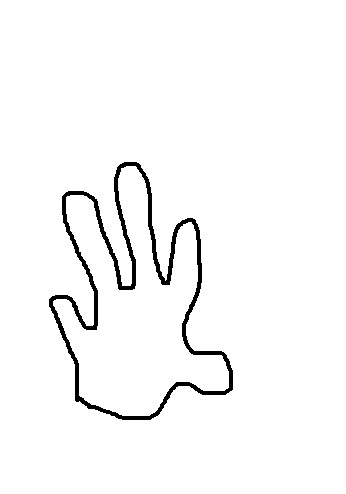
#> input picture files/images/hands.jpg, 346 x 494 px
$ python 19_convex_hull.py   (older library calls are emulated)
#> lines starting #> are read from the running program, lines starting #| are printed output that depends on the picture; after the words box and inside, x2 and y2 are one past the last pixel; in counts of white or black regions, pixels touching at a corner belong together
import cv2
import numpy as np

image=cv2.imread('images/hands.jpg')
#> image is the input picture: shape (494, 346, 3); min 0, max 255, mean 247.8
gray=cv2.cvtColor(image , cv2.COLOR_BGR2GRAY)
ret,thresh=cv2.threshold(image,176,255,0)
#> thresh: shape (494, 346, 3); 97.2% white; 1 black region, box (x1, y1, x2, y2) and area: (49, 162, 233, 420) 4790
edged=cv2.Canny(thresh,50,200)
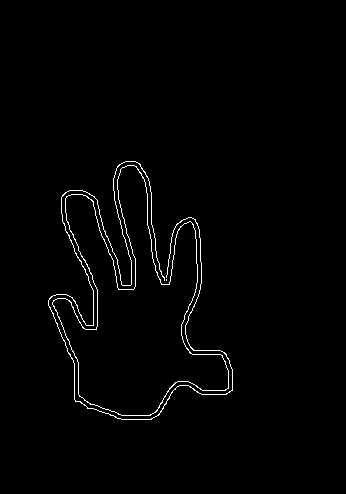
#> edged: shape (494, 346); 1.4% white in thin lines or dots, all inside (x1, y1, x2, y2) = (48, 161, 233, 420)
_,contours,_=cv2.findContours(edged.copy(),cv2.RETR_EXTERNAL,cv2.CHAIN_APPROX_SIMPLE)
#> contours = 3 contours, 1 with area under 20; largest, box (x1, y1, x2, y2) and area: (52, 165, 229, 416) 20923, (48, 161, 233, 420) 81
#> (the run stopped early here; a loop or call above may not have finished)

$ run again, with files/images/blobs.jpg copied over files/images/hands.jpg
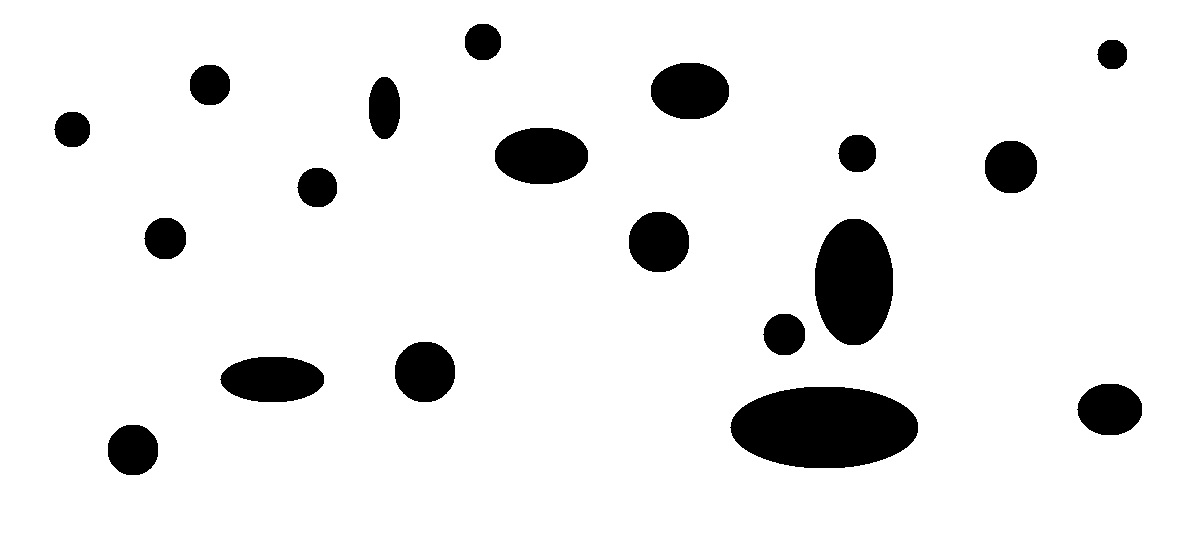
#> input picture files/images/blobs.jpg, 1195 x 538 px
#> image is the input picture: shape (538, 1195, 3); min 0, max 255, mean 233.3
#> thresh: shape (538, 1195, 3); 91.5% white; 19 black regions, largest, box (x1, y1, x2, y2) and area: (730, 387, 918, 468) 12081, (815, 219, 893, 345) 7840, (495, 128, 588, 184) 4180
#> `edged=cv2.Canny(thresh,50,200)`:
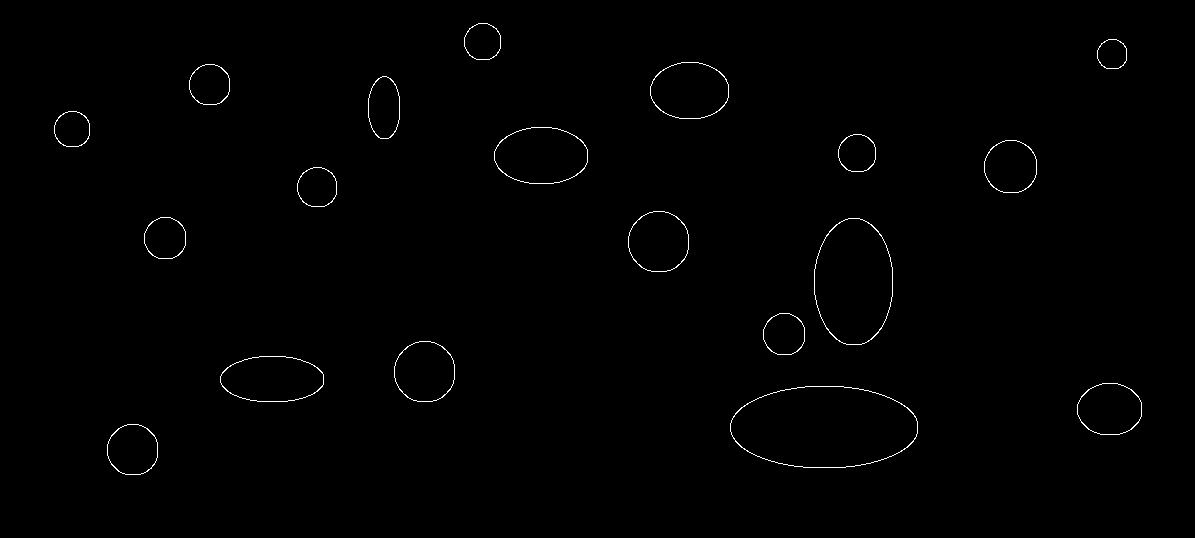
#> edged: shape (538, 1195); 0.56% white in thin lines or dots, all inside (x1, y1, x2, y2) = (54, 23, 1142, 475)
#> contours = 19 contours; largest, box (x1, y1, x2, y2) and area: (730, 386, 918, 468) 12095, (814, 218, 893, 345) 7857, (494, 127, 588, 184) 4189, (220, 356, 324, 402) 3742, (650, 62, 729, 119) 3517

$ run again, with files/images/chess.jpg copied over files/images/hands.jpg
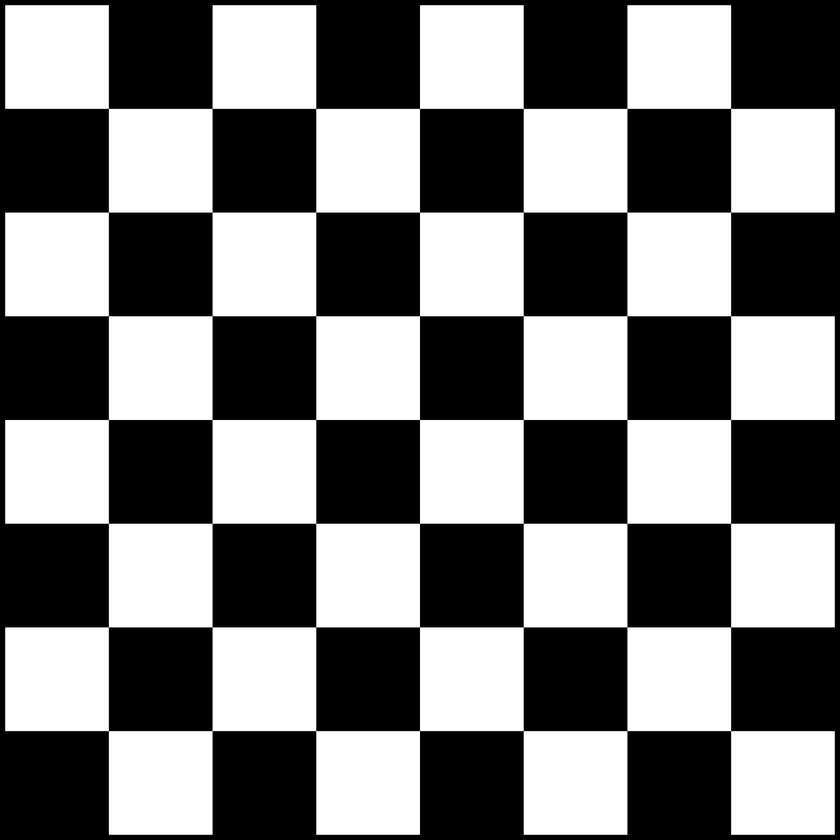
#> input picture files/images/chess.jpg, 840 x 840 px, shrunk from 2000 x 2000 before the run
#> image is the input picture: shape (840, 840, 3); min 0, max 255, mean 124.4
#> thresh: shape (840, 840, 3); 48.6% white; 17 white regions, largest, box (x1, y1, x2, y2) and area: (213, 5, 524, 212) 32237, (5, 213, 212, 524) 32237, (628, 316, 835, 627) 32237
#> `edged=cv2.Canny(thresh,50,200)`:
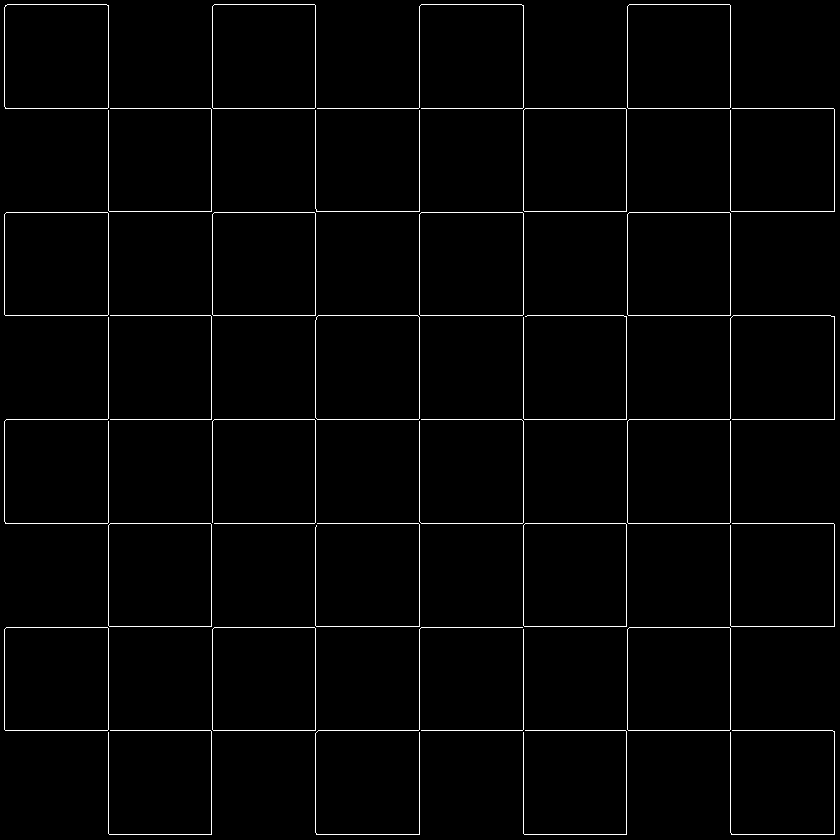
#> edged: shape (840, 840); 1.9% white in thin lines or dots
#> contours = 31 contours, 17 with area under 20; largest, box (x1, y1, x2, y2) and area: (4, 4, 109, 109) 10808, (315, 315, 420, 420) 10805, (4, 627, 109, 731) 10708, (419, 212, 524, 316) 10708, (4, 212, 109, 316) 10708
